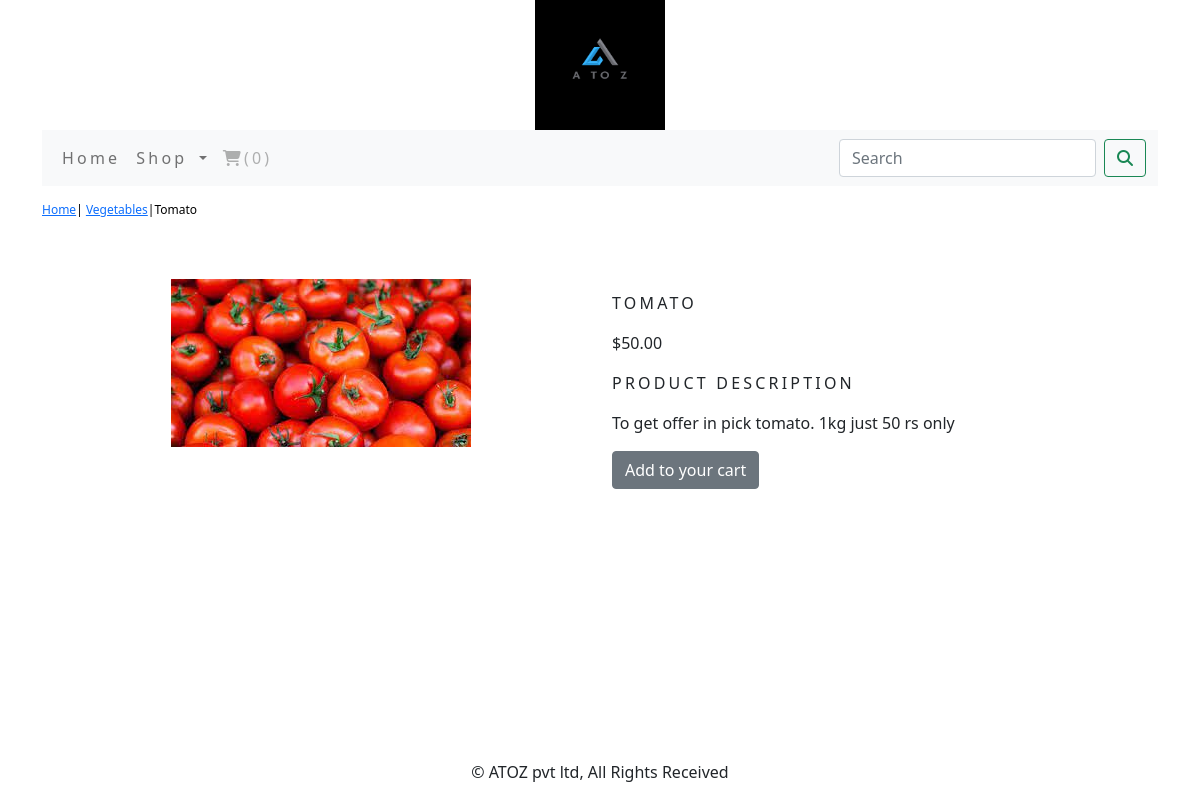
The page /shop/vegetables/tomato/ on the database its author committed.
### shop/models.py (models this page shows, shortened)
class Product(models.Model):
    name=models.CharField(max_length=250, unique=True)
    slug=models.SlugField(max_length=250, unique=True)
    description=models.TextField(blank=True)
    price=models.DecimalField(max_digits=10, decimal_places=2)
    category=models.ForeignKey(Category, on_delete=models.CASCADE)
    image=models.ImageField(upload_to='product',blank=True)
    stoke=models.IntegerField()
    avaiable=models.BooleanField(default=True)
    created=models.DateTimeField(auto_now_add=True)
    updated=models.DateTimeField(auto_now=True)
    class Meta:
        ordering=('name',)
        verbose_name='product'
        verbose_name_plural='products'

class Category(models.Model):
    name=models.CharField(max_length=250, unique=True)
    slug=models.SlugField(max_length=250, unique=True)
    descrpition=models.TextField(blank=True)
    image=models.ImageField(upload_to='category', blank=True)
    class Meta:
        ordering=('name',)
        verbose_name='category'
        verbose_name_plural='categories'
    def get_url(self):
        return reverse('shop:products_by_category', args=[self.slug])
    def __str__(self):
        return '{}'.format(self.name)

### shop/views.py (the view)
# urls.py: path('<slug:c_slug>/<slug:product_slug>/', views.proDetails, name='prodCatdetail')
def proDetails(request, c_slug, product_slug):
    try:
        product=Product.objects.get(category__slug=c_slug, slug=product_slug)
    except Exception as e:
        raise e
    return render(request, 'product.html', {'product':product})

### cart/context_processors.py (called while the page is built)
def counter(request):
    item_count=0;
    if 'admin' in request.path:
        return {}
    else:
        try:
            cart=Cart.objects.filter(cart_id=_cart_id(request))
            cart_items=Cartitem.objects.all().filter(cart=cart[:1])
            for cart_item in cart_items:
                item_count += cart_item.quantity
        except Cart.DoesNotExist:
            item_count = 0
    return dict(item_count=item_count)

### cart/views.py (called while the page is built)
def _cart_id(request):
    cart=request.session.session_key
    if not cart:
        cart=request.session.create()
    return cart

### shop/context_processors.py (called while the page is built)
def menu_links(request):
    link=Category.objects.all()
    return dict(links=link)

### templates/product.html (shortened to what this page needs)
{% extends 'base.html' %}
{% load static %}
{% block body %}
<div class="row my_prod_row_class">
  <div class="mx_auto">
    <p> <a href="{% url 'shop:allProdCat' %}">Home</a>| <a href="{{product.category.get_url }}">{{product.category}}</a>|{{product.name}} </p>
  </div>
</div>
<div class="container">
<br>
<div class="row">
  <div class="col-12 col-sm-12 col-md-12 col-lg-6 text-center">
    <div class="min-width:18rem">
      <img src="{{product.image.url}}" alt="{{product.name}}">
    </div>
  </div>
  <div class="col-12 col-sm-12 col-md-12 col-lg-6">
    <div>
      <h1 class="my_prod_title">{{product.name}}</h1>
      <p>${{product.price}}</p>
      <p class="my_title">Product description</p>
      <p class="text-justify my_prod_text">{{product.description}}</p>
      {% if product.stoke <= 0 %}
      <p class="text-justify my_prod_text"><b>Out of stoke</b></p>
      {% else %}
      <a class="btn btn-secondary" href="{% url 'cart:add_cart' product.id %}">Add to your cart</a>
      {% endif %}
    </div>
  </div>
</div>
</div>
{% endblock %}

### static/css/custom.css (style rules this page uses)
body { font-family: 'Roboto', sans-serif; }
.my_title { font-size:16px; text-transform:uppercase; letter-spacing:.2em; }
.my_prod_row_class { padding-top:15px; padding-bottom:20px; }
.my_prod_row_class .mx_auto { color:#000; font-size:12px; text-decoration:none; }
.my_prod_title { font-size:16px; text-transform:uppercase; letter-spacing:0.2em; padding-top:15px; padding-bottom:10px; }
.my_prod_text { padding-right:20px; }

### rows shown on the page
Product: category "Vegetables", name "Tomato", image (picture), name "TOMATO", price "50.00", description "To get offer in pick tomato. 1kg just 50 rs only"

### other values the page prints
{{ item_count }} "0"
